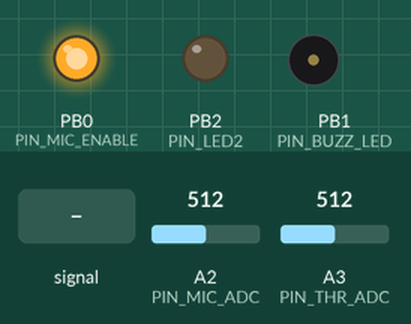
Recording of a sketch running on a simulated ATtiny85, built with avr-gcc and run on an emulated ATtiny85. Shown: output pins drawn as LEDs (lit = HIGH), buzzer (waves = sounding). The inputs (shaded band) are chosen by the test bench; at power-on: A2 (PIN_MIC_ADC) = 512, A3 (PIN_THR_ADC) = 512. Sleep ends after the set time or at an interrupt.

Above: at 1.4 s.
1.5 s: A2 (PIN_MIC_ADC) fed a 200 Hz sine of ±81 counts around its level
At 1.84 s:
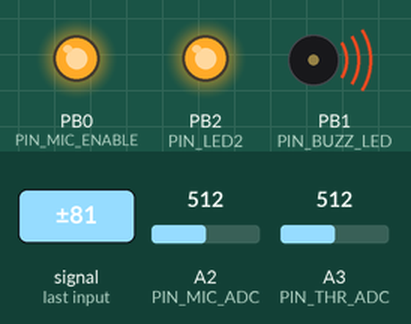
At 2.24 s:
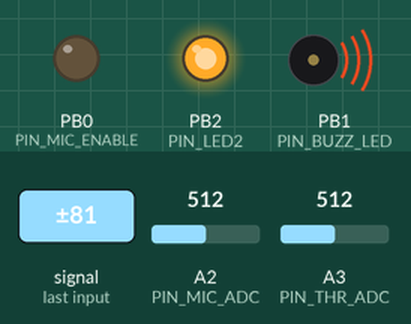
Timing chart, 0 to 10.5 s (numbered marks = the images above; inputs shaded):
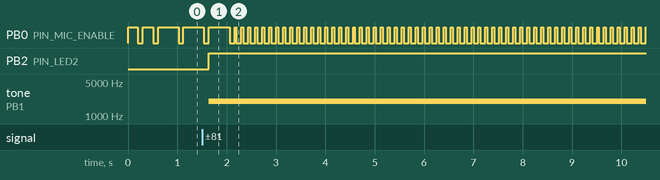

Measured:
- after the input at 1.5 s, PB2 (PIN_LED2): LOW → HIGH after 0.14 s; tone on PB1 (PIN_BUZZ_LED): silent → 2000 Hz after 0.14 s

The sketch:

Loud-Detector.ino
```cpp
/*
  Loud Detector - Firmware v1.0
  Target: ATtiny85 @ 1 MHz
  Sensor: KY-037/KY-038 (analog out)

  Features:
  - Sound detection via energy (mean abosolute deviation)
  - Sound detection via peak-to-peak window (OBSOLETE)
  - Sensitivity (threshold) via RV1 ADC
  - 2 noise levels (LED2 indicates LEVEL2)
  - Volume is 100% analog (RV2 in series with buzzer)
  - Buzzer + LED share PB1 (digital ON/OFF)
  - Buzzer via tone()
  - Mic power gating via PB0 (high-side PNP typical => logic inverted)
  - Sleep mode using Watchdog (~500ms wakeups)
*/

#include "hardware.h"
#include "low-power.h"
#include "control-logic.h"


void setup()
{
  hardwareInit();
  powerInit();
  delay(200);
}

void loop()
{
  if (isBuzzing())
  {
    checkBuzzStop();
    checkLoudEnvironment();
    delay(30);  // fast polling while alarm is active
  }
  else
  {
    checkLoudEnvironment();
    sleep();    // ~500ms low power idle (WDT wake-up)
  }
}
```

control-logic.h
```cpp
#pragma once
#include "hardware.h"
#include "low-power.h"

// behavior tuning
#define BUZZ_LEVEL_DELTA  15        // noise level-1 or level-2
#define BUZZ_LEVEL1_MS    5000UL    // 5 seconds
#define BUZZ_LEVEL2_MS    10000UL   // 10 seconds

// state
bool buzzing = false;
unsigned long triggerEnd = 0;
int noiseBase = 0;

bool inline isBuzzing() { return buzzing; }

// if buzzing, keep it for BUZZ_DURATION_MS
void checkBuzzStop()
{
  if (!buzzing) { return; }

  unsigned long now = millis();

  if (now > triggerEnd) {
    buzzing = false;
    buzzStop();
  }

  delay(10);
}

int calculateThresholdLevel2(int threshold1)
{
  int delta = threshold1 / 2;  // +50%
  if (delta < 5)  { delta = 5; }
  if (delta > 30) { delta = 30; }

  return threshold1 + delta;
}

/*int calculateThresholdLevel2(int threshold1)
{
  int delta = BUZZ_LEVEL_DELTA + (threshold1 / 5);  // BUZZ_LEVEL_DELTA (fixed value) + 20% of threshold1
  if (delta < 20) { delta = 20; }                   // clamping minimum
  if (delta > 70) { delta = 70; }                   // clamping maximum

  return threshold1 + delta;
}*/

void checkLoudEnvironment()
{
  // turn-on ADC & mic sensor for sensing window
  adcOn();
  micPowerOn();

  // measure sound energy
  int energy = micMeasureEnergy();
  // int energy = micMeasurePeakToPeak();

  // actualizar ruido base solo si no está activado
  if (!buzzing)
  {
    // filtro exponencial simple
    noiseBase = (noiseBase * 7 + energy) / 8;
  }

  // read sensitivity knob
  // int threshold1 = adcThresholdEnergy();
  // int threshold1 = adcThresholdPeakToPeak();
  int userMargin = adcThresholdEnergy();   // ahora es margen
  int threshold1 = noiseBase + userMargin;
  int threshold2 = calculateThresholdLevel2(threshold1);

  // turn-off ADC & mic sensor to save power
  adcOff();
  micPowerOff();

  // trigger condition
  if (energy > threshold1) {

    LoudLevel level = (energy > threshold2) ? LEVEL2 : LEVEL1;
    unsigned long extendUntil = millis() + ((energy > threshold2) ? BUZZ_LEVEL2_MS : BUZZ_LEVEL1_MS);

    if (!buzzing) {     // if not buzzing, start
      buzzing = true;
      buzzStart(level);
      triggerEnd = extendUntil;
    }
    else {
      // if already buzzing, extend time
      if (buzzing && extendUntil > triggerEnd) { triggerEnd = extendUntil; }

      // if loud rises, turn-on LED2
      if (buzzing && level == LEVEL2) { digitalWrite(PIN_LED2, HIGH); }
    }
  }
}
```

hardware.h
```cpp
#pragma once

// pin mapping (ATtiny85)
#define PIN_MIC_ENABLE    PB0     // PB0 -> Controls Q1 high-side
#define PIN_BUZZ_LED      PB1     // PB1 -> Q2 base + LED1
#define PIN_LED2          PB2     // PB2 -> LED2

#define PIN_MIC_ADC       A2      // PB4 (ADC2) -> KY-038 sensor (pin AO)
#define PIN_THR_ADC       A3      // PB3 (ADC3) -> RV1 sensitivity control

// inverse logic (Q1: BC557)
#define MIC_ON            LOW
#define MIC_OFF           HIGH

// audio sensor parameters (KY-037/KY-038)
#define SENSOR_WARMUP_MS  20UL    // 20 ms
#define SENSOR_WINDOW_MS  40UL    // 40 ms

// threshold mapping (RV1 -> peak-to-peak threshold)
//#define THR_MIN_P2P       8       // very sensitive
//#define THR_MAX_P2P       220     // very strict
#define THR_MIN_ENERGY    2//5
#define THR_MAX_ENERGY    30//60

// variables + enums
enum LoudLevel {LEVEL1, LEVEL2};

// funtions declaration + inline functions
void inline micPowerOn()  { digitalWrite(PIN_MIC_ENABLE, MIC_ON); delay(SENSOR_WARMUP_MS); }
void inline micPowerOff() { digitalWrite(PIN_MIC_ENABLE, MIC_OFF); }


// module initialization
void hardwareInit()
{
  pinMode(PIN_MIC_ENABLE, OUTPUT);
  pinMode(PIN_MIC_ADC, INPUT);
  pinMode(PIN_THR_ADC, INPUT);
  pinMode(PIN_BUZZ_LED, OUTPUT);
  pinMode(PIN_LED2, OUTPUT);

  micPowerOff();
  digitalWrite(PIN_BUZZ_LED, LOW);
  digitalWrite(PIN_LED2, LOW);
}


void buzzStart(LoudLevel loudLevel)
{
  // digital ON (volume handled by analog trimmer RV2)
  tone(PIN_BUZZ_LED, 2000);   // 2 Khz

  if (loudLevel == LEVEL2) { digitalWrite(PIN_LED2, HIGH); }
}

void buzzStop()
{
  noTone(PIN_BUZZ_LED);
  digitalWrite(PIN_LED2, LOW);
}

int micMeasureEnergy()
{
  unsigned long start = millis();
  long sum = 0;
  int samples = 0;

  // Primero estimamos el nivel medio
  long mean = 0;
  int count = 0;

  while (millis() - start < SENSOR_WINDOW_MS)
  {
    int value = analogRead(PIN_MIC_ADC);
    mean += value;
    count++;
  }

  mean /= count;

  // Segunda pasada: energía absoluta
  start = millis();
  while (millis() - start < SENSOR_WINDOW_MS)
  {
    int value = analogRead(PIN_MIC_ADC);
    sum += abs(value - mean);
    samples++;
  }

  return sum / samples;  // energía promedio
}

/*int micMeasurePeakToPeak()
{
  int minRaw = 1023;
  int maxRaw = 0;
  unsigned long start = millis();

  while (millis() - start < SENSOR_WINDOW_MS)
  {
    int value = analogRead(PIN_MIC_ADC);

    if (value < minRaw) { minRaw = value; }
    if (value > maxRaw) { maxRaw = value; }
  }

  return maxRaw - minRaw;
}*/

int adcThresholdEnergy()
{
  int thresholdRaw = analogRead(PIN_THR_ADC);   // 0..1023
  int threshold = map(thresholdRaw, 0, 1023, THR_MIN_ENERGY, THR_MAX_ENERGY);

  if (threshold < THR_MIN_ENERGY) { threshold = THR_MIN_ENERGY; }
  if (threshold > THR_MAX_ENERGY) { threshold = THR_MAX_ENERGY; }

  return threshold;
}

/*int adcThresholdPeakToPeak()
{
  int thresholdRaw = analogRead(PIN_THR_ADC);   // 0..1023
  int threshold = map(thresholdRaw, 0, 1023, THR_MIN_P2P, THR_MAX_P2P);

  // Safety clamp
  if (threshold < THR_MIN_P2P) { threshold = THR_MIN_P2P; }
  if (threshold > THR_MAX_P2P) { threshold = THR_MAX_P2P; }

  return threshold;
}*/
```

low-power.h
```cpp
#pragma once
#include <Arduino.h>
#include <avr/sleep.h>
#include <avr/wdt.h>
#include <avr/power.h>

// flag set by watchdog interrupt
volatile bool wdtFired = false;

// watchdog interrupt (wake up only)
ISR(WDT_vect) { wdtFired = true; }

// variables + enums
enum WdtInterval { WDT_500MS, WDT_1S };

// funtions declaration + inline functions
void wdtSetup(WdtInterval);
void inline adcOn()       { power_adc_enable(); }
void inline adcOff()      { power_adc_disable(); }


// module initialization
void powerInit()
{
  power_usi_disable();
  wdtSetup(WDT_500MS);
}


// configure WDT to interrupt every ~500/~1000 ms
void wdtSetup(WdtInterval interval)
{
  cli();

  wdt_reset();
  MCUSR &= ~(1 << WDRF);

  // enter WDT change mode
  WDTCR |= (1 << WDCE) | (1 << WDE);

  // interrupt mode only
  switch (interval)
  {
    case WDT_500MS:
      // ~0.5s => WDP2 + WDP0
      WDTCR = (1 << WDIE) | (1 << WDP2) | (1 << WDP0);
      break;

    case WDT_1S:
      // ~1.0s => WDP2 + WDP1
      WDTCR = (1 << WDIE) | (1 << WDP2) | (1 << WDP1);
      break;
  }

  sei();
}

// sleep until watchdog interrupt wakes us
void sleep()
{
  wdtFired = false;

  set_sleep_mode(SLEEP_MODE_PWR_DOWN);
  sleep_enable();

  // brown-out disable (if supppoted by the ATtiny85 core)
  #if defined(BODS) && defined(BODSE)
    sleep_bod_disable();
  #endif

  sleep_cpu();

  // wake-up here
  sleep_disable();
}
```
